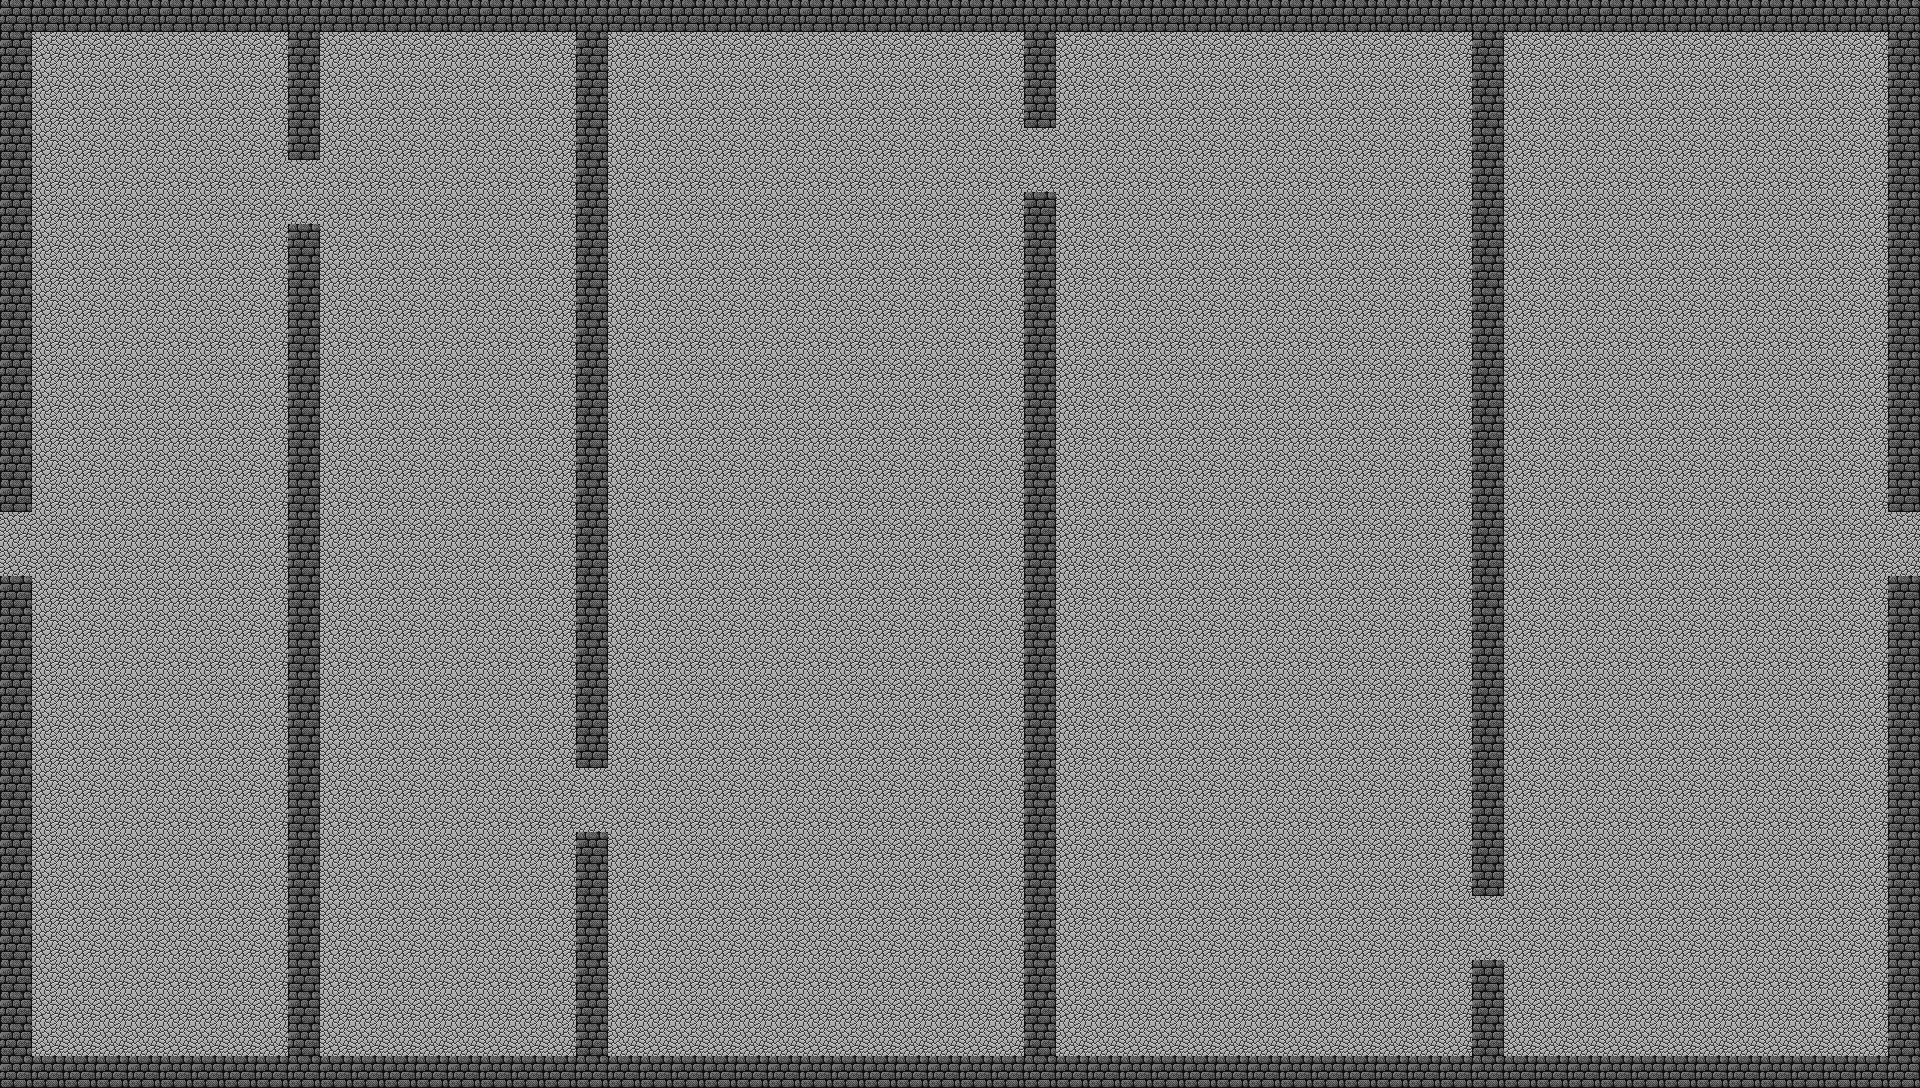

Below is a game level as drawn by its tile map, then a one-line description and the .tmx that defines it (tile-layer data replaced by summaries):
An orthogonal 60x34 tile map with 32x32 px tiles, 2 tile layers (Base, Decorations), 7 tilesets and 23 objects (15x Enemy, 8x Object).

<map version="1.0" orientation="orthogonal" width="60" height="34" tilewidth="32" tileheight="32">
 <tileset firstgid="1" source="../../tilesets/Dungeon 1.tsx" />
 <tileset firstgid="91" source="../../tilesets/Dungeon 2.tsx" />
 <tileset firstgid="235" source="../../tilesets/Dungeon 3.tsx" />
 <tileset firstgid="352" source="../../tilesets/Dungeon 4.tsx" />
 <tileset firstgid="523" source="../../tilesets/Overworld 1.tsx" />
 <tileset firstgid="651" source="../../tilesets/Overworld 2.tsx" />
 <tileset firstgid="787" source="../../tilesets/Overworld 3.tsx" />
 <layer name="Base" width="60" height="34">
  <data>[2040 cells, 2040 non-empty, 1 distinct tile ids]</data>
 </layer>
 <layer name="Decorations" width="60" height="34">
  <data>[2040 cells, 2040 non-empty, 2 distinct tile ids]</data>
 </layer>
 <objectgroup name="Objects" width="60" height="34">
  <object name="Woodpile" type="Object" x="288" y="174" width="32" height="32" />
  <object name="Woodpile" type="Object" x="576" y="781" width="32" height="32" />
  <object name="Woodpile" type="Object" x="1028" y="143" width="32" height="32" />
  <object name="Woodpile" type="Object" x="1469" y="914" width="32" height="32" />
  <object name="Woodpile" type="Object" x="1855" y="463" width="32" height="32" />
  <object name="Woodpile" type="Object" x="1817" y="487" width="32" height="32" />
  <object name="Woodpile" type="Object" x="1818" y="522" width="32" height="32" />
  <object name="Woodpile" type="Object" x="1852" y="561" width="32" height="32" />
  <object name="Skelleton" type="Enemy" x="410" y="566" width="32" height="32" />
  <object name="Skelleton" type="Enemy" x="713" y="320" width="32" height="32" />
  <object name="Skelleton" type="Enemy" x="873" y="446" width="32" height="32" />
  <object name="Skelleton" type="Enemy" x="1171" y="329" width="32" height="32" />
  <object name="Skelleton" type="Enemy" x="1243" y="536" width="32" height="32" />
  <object name="Skelleton" type="Enemy" x="1328" y="339" width="32" height="32" />
  <object name="Skelleton" type="Enemy" x="1571" y="599" width="32" height="32" />
  <object name="Skelleton" type="Enemy" x="1637" y="700" width="32" height="32" />
  <object name="Skelleton" type="Enemy" x="1769" y="787" width="32" height="32" />
  <object name="Skelleton" type="Enemy" x="1618" y="814" width="32" height="32" />
  <object name="Skelleton" type="Enemy" x="153" y="464" width="32" height="32" />
  <object name="Skelleton" type="Enemy" x="458" y="493" width="32" height="32" />
  <object name="Skelleton" type="Enemy" x="871" y="296" width="32" height="32" />
  <object name="Skelleton" type="Enemy" x="1383" y="529" width="32" height="32" />
  <object name="Skelleton" type="Enemy" x="1746" y="696" width="32" height="32" />
 </objectgroup>
</map>
